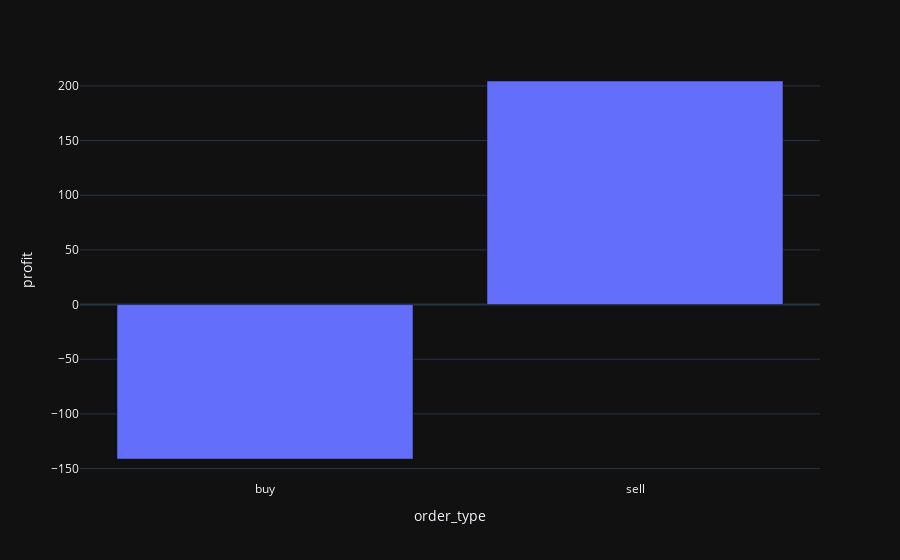
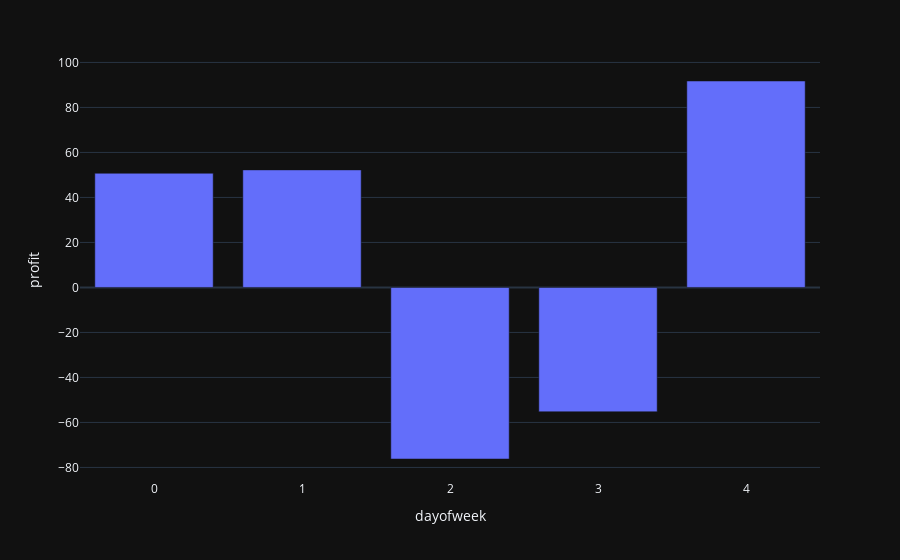
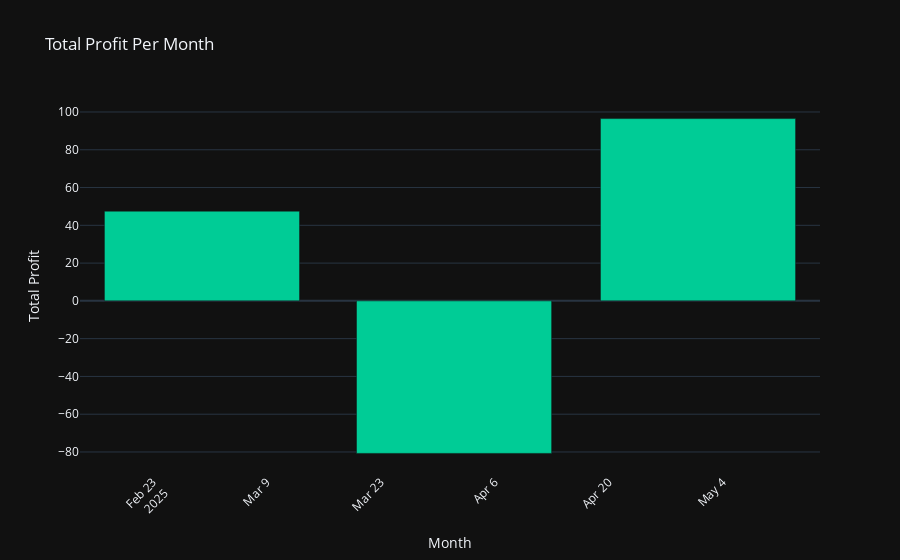
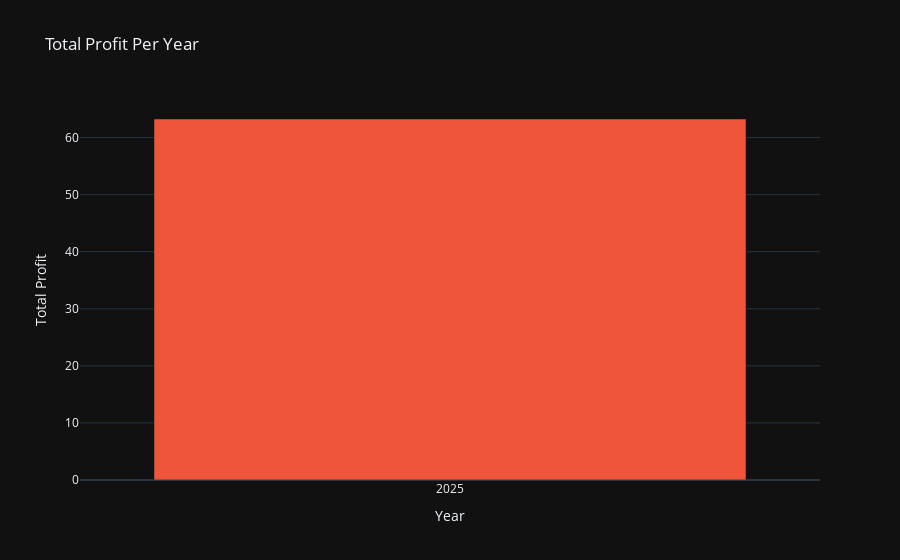

Notebook code for these charts, in order:
### Code cell
evaluate_backtest(bt.trades)

### Figure 1 — Plotly figure (JSON) as saved in the notebook; plotly's stock layout.template omitted (floating-point values rounded to 4 significant figures)
{"data": [{"hovertemplate": "order_type=%{x}<br>profit=%{y}<extra></extra>", "legendgroup": "", "marker": {"color": "#636efa", "pattern": {"shape": ""}}, "name": "", "orientation": "v", "showlegend": false, "textposition": "auto", "type": "bar", "x": ["buy", "sell"], "xaxis": "x", "y": [-141.2, 204.5], "yaxis": "y"}], "layout": {"barmode": "relative", "legend": {"tracegroupgap": 0}, "margin": {"t": 60}, "xaxis": {"anchor": "y", "domain": [0, 1], "title": {"text": "order_type"}}, "yaxis": {"anchor": "x", "domain": [0, 1], "title": {"text": "profit"}}}}

### Figure 2 — Plotly figure (JSON) as saved in the notebook; plotly's stock layout.template omitted (floating-point values rounded to 4 significant figures)
{"data": [{"hovertemplate": "dayofweek=%{x}<br>profit=%{y}<extra></extra>", "legendgroup": "", "marker": {"color": "#636efa", "pattern": {"shape": ""}}, "name": "", "orientation": "v", "showlegend": false, "textposition": "auto", "type": "bar", "x": [0, 1, 2, 3, 4], "xaxis": "x", "y": [50.75, 52.25, -76.25, -55.25, 91.75], "yaxis": "y"}], "layout": {"barmode": "relative", "legend": {"tracegroupgap": 0}, "margin": {"t": 60}, "xaxis": {"anchor": "y", "domain": [0, 1], "title": {"text": "dayofweek"}}, "yaxis": {"anchor": "x", "domain": [0, 1], "title": {"text": "profit"}}}}

### Figure 3 — Plotly figure (JSON) as saved in the notebook; plotly's stock layout.template omitted (floating-point values rounded to 4 significant figures)
{"data": [{"hovertemplate": "Month=%{x}<br>Total Profit=%{y}<extra></extra>", "legendgroup": "", "marker": {"color": "#00CC96", "pattern": {"shape": ""}}, "name": "", "orientation": "v", "showlegend": false, "textposition": "auto", "type": "bar", "x": ["2025-03", "2025-04", "2025-05"], "xaxis": "x", "y": [47.5, -80.75, 96.5], "yaxis": "y"}], "layout": {"barmode": "relative", "legend": {"tracegroupgap": 0}, "title": {"text": "Total Profit Per Month"}, "xaxis": {"anchor": "y", "domain": [0, 1], "tickangle": -45, "title": {"text": "Month"}}, "yaxis": {"anchor": "x", "domain": [0, 1], "title": {"text": "Total Profit"}}}}

### Figure 4 — Plotly figure (JSON) as saved in the notebook; plotly's stock layout.template omitted (floating-point values rounded to 4 significant figures)
{"data": [{"hovertemplate": "Year=%{x}<br>Total Profit=%{y}<extra></extra>", "legendgroup": "", "marker": {"color": "#EF553B", "pattern": {"shape": ""}}, "name": "", "orientation": "v", "showlegend": false, "textposition": "auto", "type": "bar", "x": [2025], "xaxis": "x", "y": [63.25], "yaxis": "y"}], "layout": {"barmode": "relative", "legend": {"tracegroupgap": 0}, "title": {"text": "Total Profit Per Year"}, "xaxis": {"anchor": "y", "domain": [0, 1], "title": {"text": "Year"}, "type": "category"}, "yaxis": {"anchor": "x", "domain": [0, 1], "title": {"text": "Total Profit"}}}}
